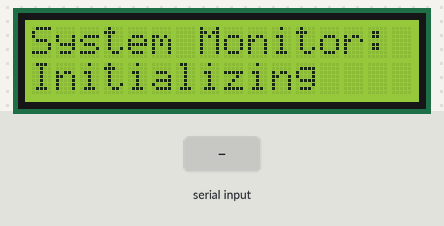
The sketch below on a simulated Arduino Uno, built with avr-gcc and run on an emulated ATmega328P. Parts: 16×2 character LCD. Inputs (shaded band) come from the test bench.

Above: at 0.1 s.
2.3 s: "1," received over Serial
At 2.8 s:
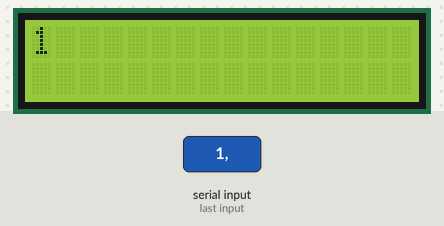
3.8 s: "0," received over Serial
At 5.5 s:
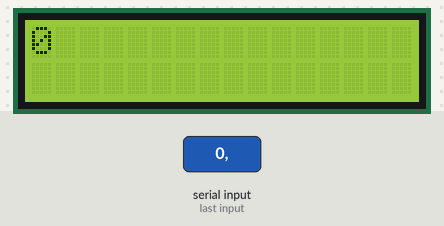
5.8 s: "2," received over Serial
At 7.2 s:
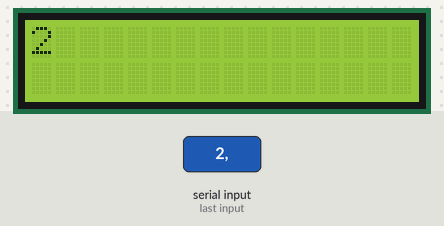
Timing chart, 0 to 8.8 s (numbered marks = the images above; inputs shaded):
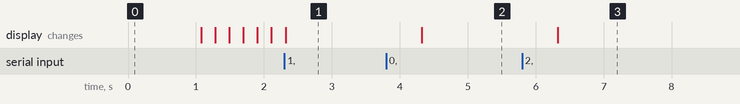

Measured:
- after the input at 2.3 s, the display: changes at once (image 1)
- after the input at 3.8 s, the display: changes after 0.52 s (image 2)
- after the input at 5.8 s, the display: changes after 0.53 s (image 3)

The sketch:

bayScreen03.ino
```cpp
#include <LiquidCrystal.h>
#include <SoftwareSerial.h>


//SoftwareSerial mySerial(0, 1); // RX, TX
LiquidCrystal lcd(4, 5, 6, 7, 8, 9);
String Str1;
String Str2;
const int buttonPin = 2;
int button = 0;
char scratchPad[140];
char screenLine[16];
int scrollDelay = 200;
int pageDelay = 2000;
char *st1, *st2, *st3, *st4, *st5, *st6;

void setup()
{
  pinMode(buttonPin, INPUT);
  lcd.begin(16, 2);
  writeToScreeny("System Monitor:", "Initializing");
  delay(1000);
  handshake();
}

void handshake()
{
  Serial.begin(115200);
  while (!Serial)
  {//wait for connection
  }
  while(Serial.available()<=0)
  {
    writeToScreeny("System Monitor:", "Connecting    "); delay(scrollDelay);
    writeToScreeny("System Monitor:", "Connecting.   "); delay(scrollDelay);
    writeToScreeny("System Monitor:", "Connecting..  "); delay(scrollDelay);
    writeToScreeny("System Monitor:", "Connecting... "); delay(scrollDelay);
    writeToScreeny("System Monitor:", "Connecting .. "); delay(scrollDelay);
    writeToScreeny("System Monitor:", "Connecting  . "); delay(scrollDelay);
  }
  lcd.clear();
  writeToScreeny("Connected!", "");
  lcd.clear();
}

void loop()
{
  // flush serial cache so we get up-to-date info?
  lcd.clear();
  Serial.flush();
  getSerialAboutIt();
  //getSerialChunk();
  lcd.clear();
}

void getSerialChunk()
{
  while (Serial.readBytesUntil(',', scratchPad, 101))
  {
    writeLineToScreen(scratchPad);
    for (int i = 0; i < 140; i++)
    {
      scratchPad[i] = '\0';
    }
    //scratchPad[0] = "\0";
    delay(pageDelay);
  }
  //writeLineToScreen(scratchPad); // gets the last chunk?
}

void getSerialAboutIt()
{
  int ind = 0;
  //Serial.readBytesUntil('Z', scratchPad, 101);
  //Serial.readBytesUntil('Z', scratchPad, 140); // << don't do; buffer too small.
                                                 //    Instead: parse on the fly


                                                 // 16 chars wide screen
                                                 // read until returns 0 if can't

  while(Serial.readBytesUntil(',', screenLine, 16))
  {
    writeToScreeny(screenLine, "");
    for (int i = 0; i < 16; i++)
    {
      screenLine[i] = '\0';
    }
    delay(pageDelay);
  }

  /*while (Serial.available())
  {
    char inputChar = (char)Serial.read();
    scratchPad[ind++] = inputChar;
  }*/
  //lcd.print(ind);
  //delay(1000);
/*
  // while loop here to capture stats regardless of how many cores
  while (st1 = strtok(scratchPad, ","))
  {
    //st2 = strtok(NULL, ",");
    writeToScreeny(st1, ""); //st2);

    // clear buffers here so it's not re-printing garbage
    for (int i = 0; i < 140; i++)
    {
      scratchPad[i] = '\0';
    }
    st1 = '\0';
    st2 = '\0';
    delay(pageDelay);

  }

  //st1 = strtok(scratchPad, ",");
  //st2 = strtok(NULL, ",");
  //st3 = strtok(NULL, ",");
  //st4 = strtok(NULL, ",");
  //st5 = strtok(NULL, ",");
  //st6 = strtok(NULL, ",");

  //writeToScreeny(st3, st4);
  //delay(pageDelay);
  //writeToScreeny(st5, st6);
  //delay(pageDelay);


  */
}

void writeToScreeny(String str1, String str2)
{
  lcd.clear();
  lcd.noAutoscroll();
  lcd.setCursor(0, 0);
  lcd.print(str1);
  lcd.setCursor(0,1);
  lcd.print(str2);
  //Serial.println(str1);
  //Serial.println(str2);
  // "CP1: 10, CP2: 33, CP3: 5, CP4: 87, RAM: 50MB, Disk: 40, Other Text: 007Z"
}

void writeLineToScreen(String str1)
{
  lcd.clear();
  lcd.noAutoscroll();
  lcd.setCursor(0, 0);
  lcd.print(str1);
}
```
